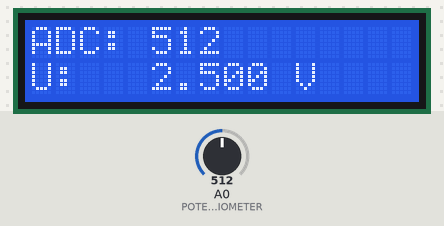
A sketch run on a simulated Arduino Uno, built with avr-gcc and run on an emulated ATmega328P. Shown: 16×2 character LCD. Inputs (shaded band) come from the test bench; at power-on: A0 (POTENTIOMETER) = 512. What the sketch prints to the serial monitor is not drawn.

Above: at 1.2 s.
1.3 s: A0 (POTENTIOMETER) set to 986
At 2.2 s:
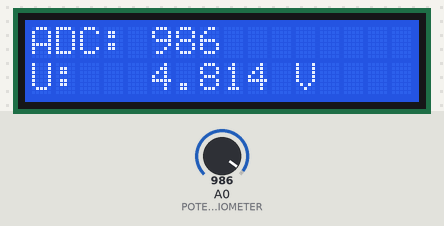
2.8 s: A0 (POTENTIOMETER) set to 1014
At 3.3 s:
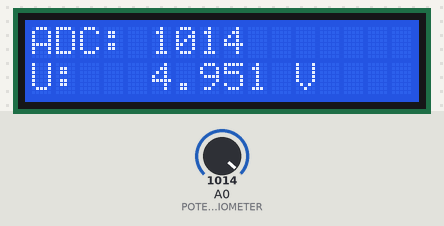
4.3 s: A0 (POTENTIOMETER) set to 900
At 4.7 s:
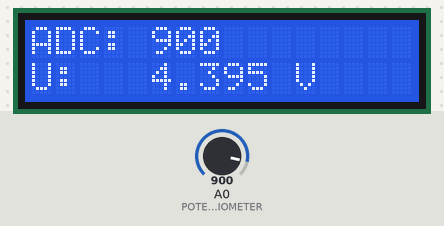
5.8 s: A0 (POTENTIOMETER) set to 1023
At 7.0 s:
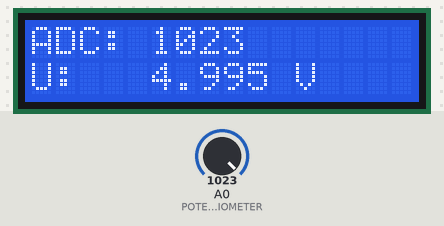
Timing chart, 0 to 8.3 s (numbered marks = the images above; inputs shaded):
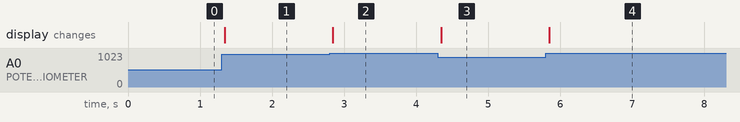

The sketch:

zad3_4.ino
```cpp
#include <LiquidCrystal_I2C.h>

#define POTENTIOMETER A0
#define V_REF 5.0

LiquidCrystal_I2C lcd(0x27, 16, 2);

int shownValue = -1;

void setup()
{
  lcd.init();
  lcd.clear();
  lcd.backlight();

  lcd.print("ADC:");
  lcd.setCursor(0, 1);
  lcd.print("U:");

  Serial.begin(9600);
  while (!Serial)
    ;
}

void loop()
{
  int value = analogRead(POTENTIOMETER);

  Serial.print("min:0 max:1023 adc:");
  Serial.println(value);

  if (value != shownValue)
  {
    shownValue = value;

    lcd.setCursor(5, 0);
    lcd.print(value);
    lcd.print("    ");

    lcd.setCursor(5, 1);
    lcd.print(value * V_REF / 1024, 3);
    lcd.print(" V");
  }

  delay(10);
}
```

Measured:
- after the input at 1.3 s, the display: changes at once (image 1)
- after the input at 2.8 s, the display: changes at once (image 2)
- after the input at 4.3 s, the display: changes after 0.05 s (image 3)
- after the input at 5.8 s, the display: changes after 0.05 s (image 4)
